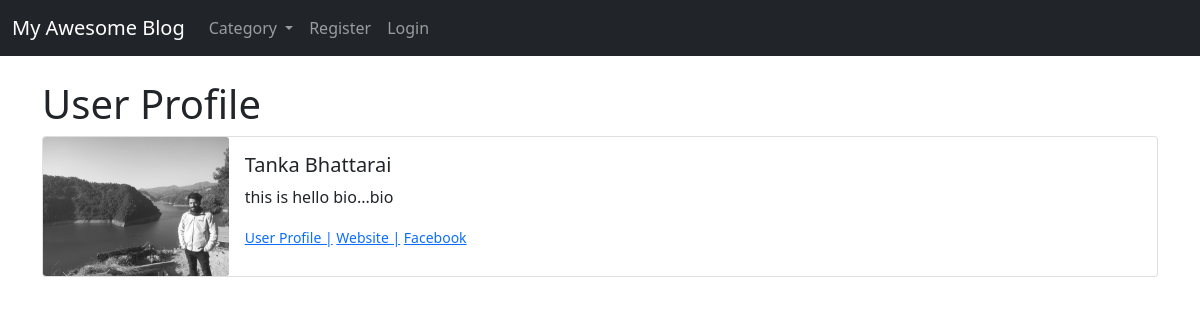
Page /account/1profile/ on the committed database.
### theblog/models.py (models this page shows, shortened)
class Profile(models.Model):
    user = models.OneToOneField(User,null=True,on_delete=models.CASCADE)
    boi = models.TextField()
    profile_pic = models.ImageField(null=True,blank=True,upload_to="images/profile_pic")
    website_url = models.CharField(max_length=250,null=True,blank=True)
    facebook_url = models.CharField(max_length=250,null=True,blank=True)

### account/views.py (the view)
# urls.py: path('<int:pk>profile/', Showprofileview.as_view(), name="show_profile"),
class Showprofileview(DetailView):
    model = Profile
    template_name = 'registration/user_profile.html'
    def get_context_data(self, *args, **kwargs):
        context = super(Showprofileview, self).get_context_data(*args, **kwargs)
        page_user = get_object_or_404(Profile,id=self.kwargs['pk'])
        context["page_user"] = page_user
        return context

### account/templates/registration/user_profile.html
{% extends 'base.html' %}
{% load static %}
{% block content %}
<h1>User Profile</h1>
 <div class="card mb-3">
    <div class="row g-0">
      <div class="col-md-2">
            {% if page_user.profile_pic %}
               <img src="{{page_user.profile_pic.url}}" class="card-img" >
            {% else %}
               <img src="{% static 'theblog/images/kriti.jpg' %}"  class="card-img" >
            {% endif %}
      </div>
      <div class="col-md-10">
        <div class="card-body">
          <h5 class="card-title">{{page_user.user.first_name}} {{page_user.user.last_name}}</h5>
          <p class="card-text">{{page_user.boi}}</p>
          <p class="card-text"><small>
            <a href="{% url 'show_profile' page_user.id%}" >User Profile |</a>
            <a href="{{page_user.website_url}}" >Website |</a>
            <a href="{{page_user.facebook_url}}">Facebook</a></small></p>
        </div>
      </div>
    </div>
  </div>
{% endblock %}

### rows in the picture
Profile: profile_pic (picture), user.first_name "Tanka", user.last_name "Bhattarai", boi "this is hello bio...bio"
